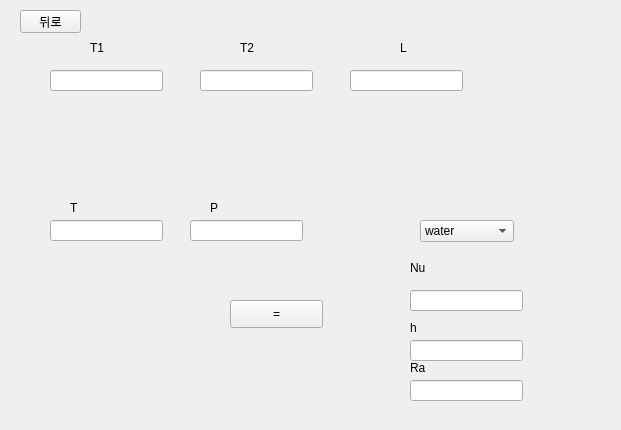
<?xml version="1.0" encoding="UTF-8"?>
<ui version="4.0">
 <class>Form</class>
 <widget class="QWidget" name="Form">
  <property name="geometry">
   <rect>
    <x>0</x>
    <y>0</y>
    <width>621</width>
    <height>430</height>
   </rect>
  </property>
  <property name="windowTitle">
   <string>Form</string>
  </property>
  <widget class="QLineEdit" name="T">
   <property name="geometry">
    <rect>
     <x>50</x>
     <y>220</y>
     <width>113</width>
     <height>21</height>
    </rect>
   </property>
  </widget>
  <widget class="QPushButton" name="check">
   <property name="geometry">
    <rect>
     <x>230</x>
     <y>300</y>
     <width>93</width>
     <height>28</height>
    </rect>
   </property>
   <property name="text">
    <string>=</string>
   </property>
  </widget>
  <widget class="QLabel" name="label_4">
   <property name="geometry">
    <rect>
     <x>240</x>
     <y>40</y>
     <width>64</width>
     <height>15</height>
    </rect>
   </property>
   <property name="text">
    <string>T2</string>
   </property>
  </widget>
  <widget class="QLabel" name="label_2">
   <property name="geometry">
    <rect>
     <x>210</x>
     <y>200</y>
     <width>64</width>
     <height>15</height>
    </rect>
   </property>
   <property name="text">
    <string>P</string>
   </property>
  </widget>
  <widget class="QLineEdit" name="P">
   <property name="geometry">
    <rect>
     <x>190</x>
     <y>220</y>
     <width>113</width>
     <height>21</height>
    </rect>
   </property>
  </widget>
  <widget class="QLineEdit" name="T2">
   <property name="geometry">
    <rect>
     <x>200</x>
     <y>70</y>
     <width>113</width>
     <height>21</height>
    </rect>
   </property>
  </widget>
  <widget class="QLabel" name="label_5">
   <property name="geometry">
    <rect>
     <x>400</x>
     <y>40</y>
     <width>64</width>
     <height>15</height>
    </rect>
   </property>
   <property name="text">
    <string>L</string>
   </property>
  </widget>
  <widget class="QLabel" name="label">
   <property name="geometry">
    <rect>
     <x>70</x>
     <y>200</y>
     <width>64</width>
     <height>15</height>
    </rect>
   </property>
   <property name="text">
    <string>T</string>
   </property>
  </widget>
  <widget class="QLineEdit" name="L">
   <property name="geometry">
    <rect>
     <x>350</x>
     <y>70</y>
     <width>113</width>
     <height>21</height>
    </rect>
   </property>
  </widget>
  <widget class="QLabel" name="label_3">
   <property name="geometry">
    <rect>
     <x>90</x>
     <y>40</y>
     <width>64</width>
     <height>15</height>
    </rect>
   </property>
   <property name="text">
    <string>T1</string>
   </property>
  </widget>
  <widget class="QLineEdit" name="T1">
   <property name="geometry">
    <rect>
     <x>50</x>
     <y>70</y>
     <width>113</width>
     <height>21</height>
    </rect>
   </property>
  </widget>
  <widget class="QLineEdit" name="Result">
   <property name="geometry">
    <rect>
     <x>410</x>
     <y>290</y>
     <width>113</width>
     <height>21</height>
    </rect>
   </property>
  </widget>
  <widget class="QComboBox" name="fluid_2">
   <property name="geometry">
    <rect>
     <x>420</x>
     <y>220</y>
     <width>94</width>
     <height>22</height>
    </rect>
   </property>
   <item>
    <property name="text">
     <string>water</string>
    </property>
   </item>
   <item>
    <property name="text">
     <string>air</string>
    </property>
   </item>
  </widget>
  <widget class="QLabel" name="label_6">
   <property name="geometry">
    <rect>
     <x>410</x>
     <y>260</y>
     <width>64</width>
     <height>15</height>
    </rect>
   </property>
   <property name="text">
    <string>Nu</string>
   </property>
  </widget>
  <widget class="QLabel" name="label_7">
   <property name="geometry">
    <rect>
     <x>410</x>
     <y>360</y>
     <width>64</width>
     <height>15</height>
    </rect>
   </property>
   <property name="text">
    <string>Ra</string>
   </property>
  </widget>
  <widget class="QLabel" name="label_8">
   <property name="geometry">
    <rect>
     <x>410</x>
     <y>320</y>
     <width>64</width>
     <height>15</height>
    </rect>
   </property>
   <property name="text">
    <string>h</string>
   </property>
  </widget>
  <widget class="QLineEdit" name="Result3">
   <property name="geometry">
    <rect>
     <x>410</x>
     <y>380</y>
     <width>113</width>
     <height>21</height>
    </rect>
   </property>
  </widget>
  <widget class="QLineEdit" name="Result2">
   <property name="geometry">
    <rect>
     <x>410</x>
     <y>340</y>
     <width>113</width>
     <height>21</height>
    </rect>
   </property>
  </widget>
  <widget class="QPushButton" name="pushButton">
   <property name="geometry">
    <rect>
     <x>20</x>
     <y>10</y>
     <width>61</width>
     <height>23</height>
    </rect>
   </property>
   <property name="text">
    <string>뒤로</string>
   </property>
  </widget>
 </widget>
 <resources/>
 <connections/>
</ui>
